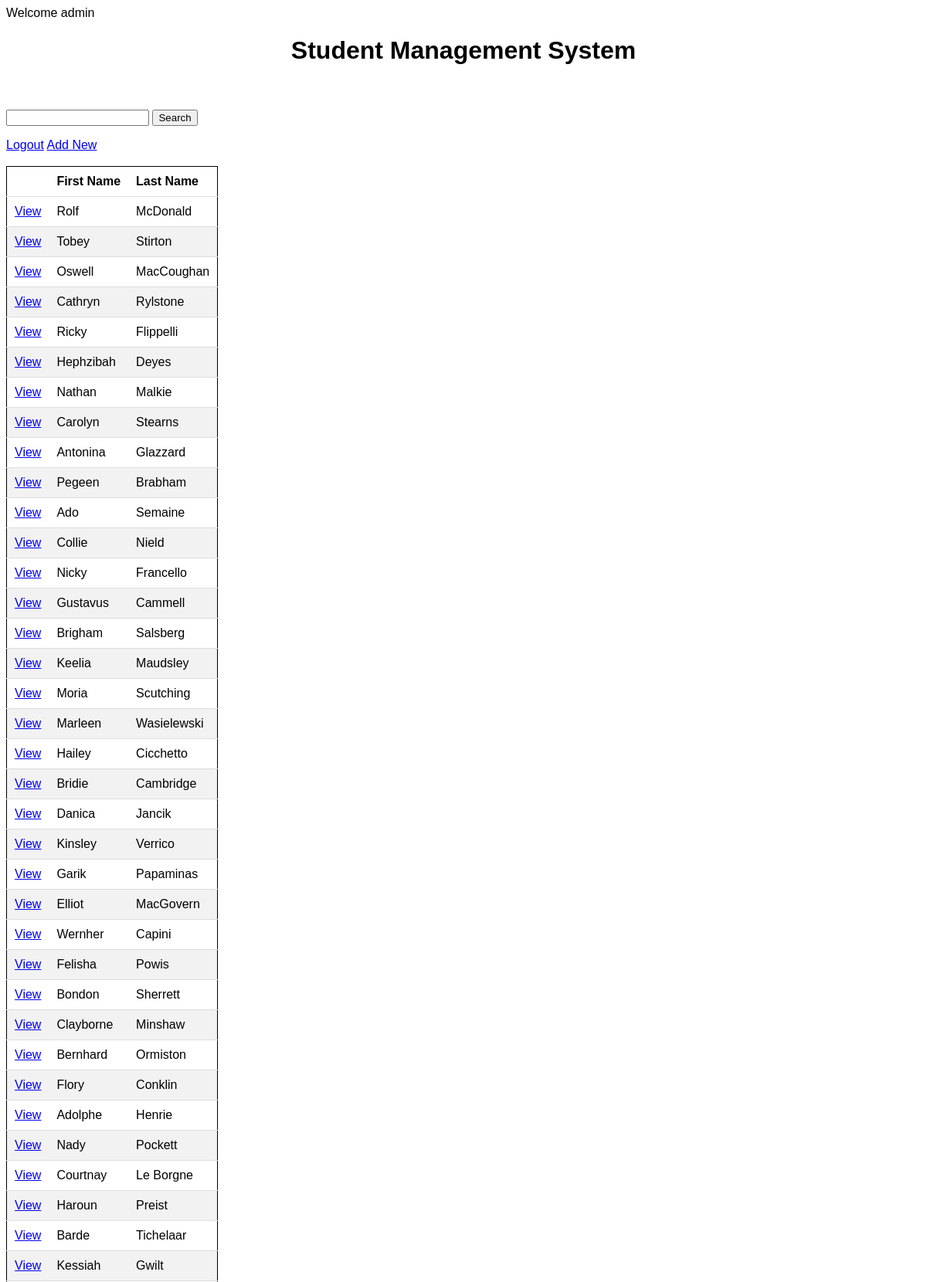
/index.php (signed in, upper part), run on the app's committed database.
### tables this page shows
CREATE TABLE `student_list` (
  `id` int(11) NOT NULL,
  `first_name` varchar(50) NOT NULL,
  `last_name` varchar(50) NOT NULL,
  `birthday` varchar(10) NOT NULL,
  `gender` varchar(10) NOT NULL,
  `added_at` datetime NOT NULL DEFAULT CURRENT_TIMESTAMP
);

### index.php (the view, shortened to what this page needs)
<?php
  if (isset($_SESSION['userLogin'])) {
    echo "Welcome ". $_SESSION['userLogin'];
  } else {
    echo "Welcome Guest";
  }
  $con = connection();
  $sql = "SELECT * FROM `student_list` ORDER BY `id` DESC";
  $students = $con -> query($sql) or die ($con -> error);
  $row = $students -> fetch_assoc();
?>
<!DOCTYPE html>
<html lang="en">
<head>
  <link rel="stylesheet" href="css/style.css">
</head>
<body>
  <h1>Student Management System</h1>
  <br><br>
  <form action="result.php" method="get">
    <input type="text" name="search" id="search">
    <button type="submit">Search</button>
  </form>
  <?php if (isset($_SESSION['userLogin'])) { ?>
    <a href="logout.php">Logout</a>
    <a href="add.php">Add New</a>
  <?php } else { ?>
    <a href="login.php">Login</a>
  <?php } ?>
  <br><br>
  <table>
    <thead>
      <tr>
        <th></th>
        <th>First Name</th>
        <th>Last Name</th>
      </tr>
    </thead>
    <tbody>
      <?php do { ?>
      <tr>
        <td><a href="details.php?id=<?php echo $row['id']; ?>">View</a></td>
        <td><?php echo $row['first_name']; ?></td>
        <td><?php echo $row['last_name']; ?></td>
      </tr>
      <?php } while ($row = $students -> fetch_assoc()); ?>
    </tbody>
  </table>
</body>
</html>

### css/style.css (style rules this page uses)
body { font-family: 'Arial'; }
h1 { text-align: center; }
table { border-collapse: collapse; border: 1px solid #000000; }
th, td { text-align: left; padding: 10px; border-bottom: 1px solid #dddddd; }
tr:nth-child(even) { background-color: #f2f2f2; }

### data on the page
student_list: first_name "Rolf", last_name "McDonald"
student_list: first_name "Tobey", last_name "Stirton"
student_list: first_name "Oswell", last_name "MacCoughan"
student_list: first_name "Cathryn", last_name "Rylstone"
student_list: first_name "Ricky", last_name "Flippelli"
student_list: first_name "Hephzibah", last_name "Deyes"
student_list: first_name "Nathan", last_name "Malkie"
student_list: first_name "Carolyn", last_name "Stearns"
student_list: first_name "Antonina", last_name "Glazzard"
student_list: first_name "Pegeen", last_name "Brabham"
student_list: first_name "Ado", last_name "Semaine"
student_list: first_name "Collie", last_name "Nield"
student_list: first_name "Nicky", last_name "Francello"
student_list: first_name "Gustavus", last_name "Cammell"
student_list: first_name "Brigham", last_name "Salsberg"
student_list: first_name "Keelia", last_name "Maudsley"
student_list: first_name "Moria", last_name "Scutching"
student_list: first_name "Marleen", last_name "Wasielewski"
student_list: first_name "Hailey", last_name "Cicchetto"
student_list: first_name "Bridie", last_name "Cambridge"
student_list: first_name "Danica", last_name "Jancik"
student_list: first_name "Kinsley", last_name "Verrico"
student_list: first_name "Garik", last_name "Papaminas"
student_list: first_name "Elliot", last_name "MacGovern"
student_list: first_name "Wernher", last_name "Capini"
student_list: first_name "Felisha", last_name "Powis"
student_list: first_name "Bondon", last_name "Sherrett"
student_list: first_name "Clayborne", last_name "Minshaw"
student_list: first_name "Bernhard", last_name "Ormiston"
student_list: first_name "Flory", last_name "Conklin"
student_list: first_name "Adolphe", last_name "Henrie"
student_list: first_name "Nady", last_name "Pockett"
student_list: first_name "Courtnay", last_name "Le Borgne"
student_list: first_name "Haroun", last_name "Preist"
student_list: first_name "Barde", last_name "Tichelaar"
student_list: first_name "Kessiah", last_name "Gwilt"

### other printed values
$_SESSION['userLogin'] "admin"
